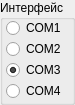
  <widget class="QGroupBox" name="groupBox">
   <property name="geometry">
    <rect>
     <x>5</x>
     <y>460</y>
     <width>75</width>
     <height>105</height>
    </rect>
   </property>
   <property name="title">
    <string>Интерфейс</string>
   </property>
   <widget class="QWidget" name="verticalLayoutWidget_2">
    <property name="geometry">
     <rect>
      <x>6</x>
      <y>18</y>
      <width>60</width>
      <height>80</height>
     </rect>
    </property>
    <layout class="QVBoxLayout" name="verticalLayout_2">
     <property name="spacing">
      <number>1</number>
     </property>
     <property name="sizeConstraint">
      <enum>QLayout::SetFixedSize</enum>
     </property>
     <item>
      <widget class="QRadioButton" name="rbtCOM1">
       <property name="text">
        <string>СOM1</string>
       </property>
      </widget>
     </item>
     <item>
      <widget class="QRadioButton" name="rbtCOM2">
       <property name="text">
        <string>COM2</string>
       </property>
      </widget>
     </item>
     <item>
      <widget class="QRadioButton" name="rbtRS4851">
       <property name="text">
        <string>COM3</string>
       </property>
       <property name="checked">
        <bool>true</bool>
       </property>
      </widget>
     </item>
     <item>
      <widget class="QRadioButton" name="rbtRS4852">
       <property name="text">
        <string>COM4</string>
       </property>
      </widget>
     </item>
    </layout>
   </widget>
  </widget>
